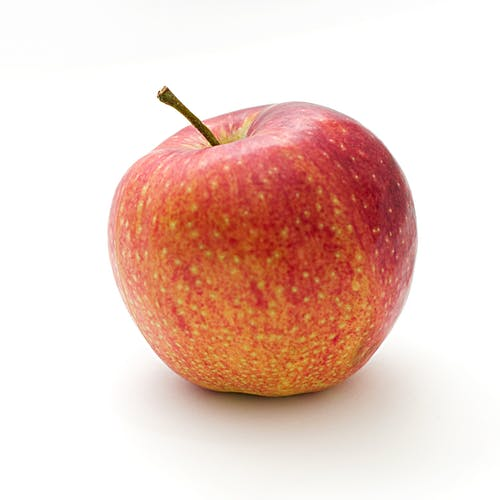
#> input picture DrawingContors/apple.jpg, 500 x 500 px
$ python contors.py   (older library calls are emulated)
#> lines starting #> are read from the running program, lines starting #| are printed output that depends on the picture; after the words box and inside, x2 and y2 are one past the last pixel; in counts of white or black regions, pixels touching at a corner belong together
import cv2
import numpy as np

apple = cv2.imread("apple.jpg")
#> apple is the input picture: shape (500, 500, 3); mean B, G, R 195.8, 205.3, 235.3
gray = cv2.cvtColor(apple,cv2.COLOR_BGR2GRAY)
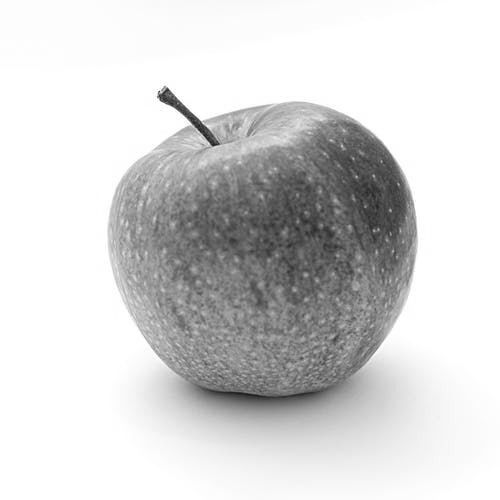
#> gray: shape (500, 500); min 26, max 255, mean 213.2
ret, thresh = cv2.threshold(gray, 127, 255, 0)
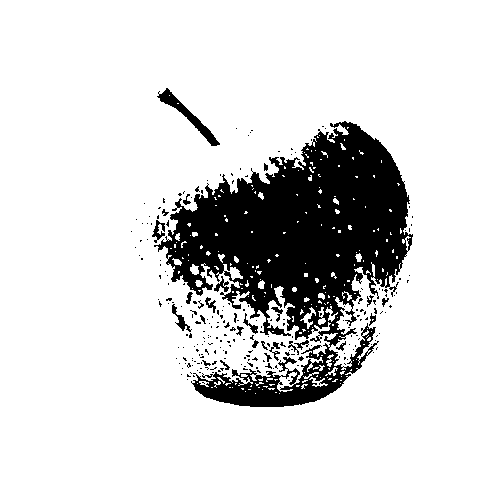
#> thresh: shape (500, 500); 84.9% white; 240 black regions (212 under 20 px)
_, contors, _ = cv2.findContours(thresh, cv2.RETR_TREE, cv2.CHAIN_APPROX_NONE)
#> contors = 541 contours, 478 with area under 20; largest, box (x1, y1, x2, y2) and area: (0, 0, 500, 500) 249001, (153, 120, 414, 348) 32850, (191, 322, 377, 408) 5322, (156, 87, 221, 147) 728, (171, 303, 192, 333) 191


print(len(contors))
#| 541
print(contors[0])
#> (printed output is left out)

cv2.drawContours(apple, contors, -1, (0, 255, 0), 2)
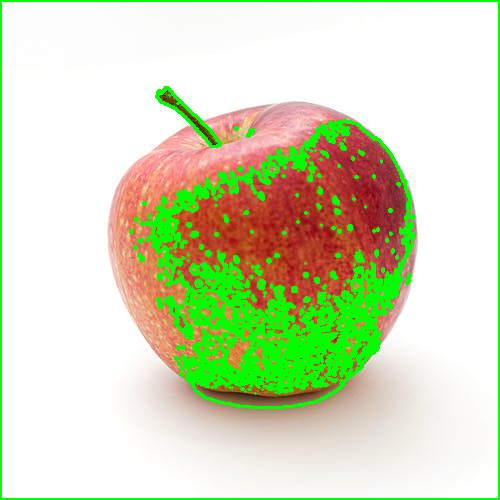
#> apple: shape (500, 500, 3); 11.58% of pixels changed, all inside (x1, y1, x2, y2) = (0, 0, 500, 500)

cv2.imshow("Apple", apple)

# cv2.imshow("gray", gray)
cv2.waitKey(0)
cv2.destroyAllWindows()
